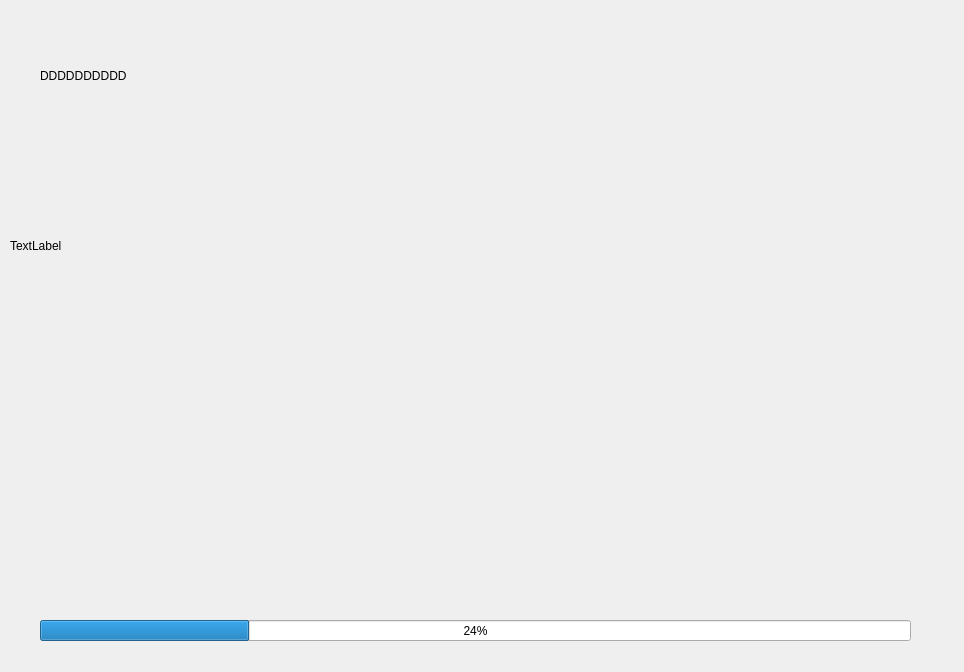
<?xml version="1.0" encoding="UTF-8"?>
<ui version="4.0">
 <class>blockWindow</class>
 <widget class="QWidget" name="blockWindow">
  <property name="geometry">
   <rect>
    <x>0</x>
    <y>0</y>
    <width>964</width>
    <height>672</height>
   </rect>
  </property>
  <property name="windowTitle">
   <string>Form</string>
  </property>
  <widget class="QLabel" name="cameraLabel">
   <property name="geometry">
    <rect>
     <x>10</x>
     <y>10</y>
     <width>871</width>
     <height>471</height>
    </rect>
   </property>
   <property name="text">
    <string>TextLabel</string>
   </property>
  </widget>
  <widget class="QProgressBar" name="progressBar">
   <property name="geometry">
    <rect>
     <x>40</x>
     <y>620</y>
     <width>871</width>
     <height>21</height>
    </rect>
   </property>
   <property name="autoFillBackground">
    <bool>false</bool>
   </property>
   <property name="value">
    <number>24</number>
   </property>
   <property name="orientation">
    <enum>Qt::Horizontal</enum>
   </property>
   <property name="invertedAppearance">
    <bool>false</bool>
   </property>
   <property name="textDirection">
    <enum>QProgressBar::TopToBottom</enum>
   </property>
  </widget>
  <widget class="QLabel" name="alertLabel">
   <property name="geometry">
    <rect>
     <x>40</x>
     <y>20</y>
     <width>881</width>
     <height>111</height>
    </rect>
   </property>
   <property name="layoutDirection">
    <enum>Qt::LeftToRight</enum>
   </property>
   <property name="autoFillBackground">
    <bool>true</bool>
   </property>
   <property name="midLineWidth">
    <number>-4</number>
   </property>
   <property name="text">
    <string>DDDDDDDDDD</string>
   </property>
  </widget>
 </widget>
 <resources/>
 <connections/>
</ui>
